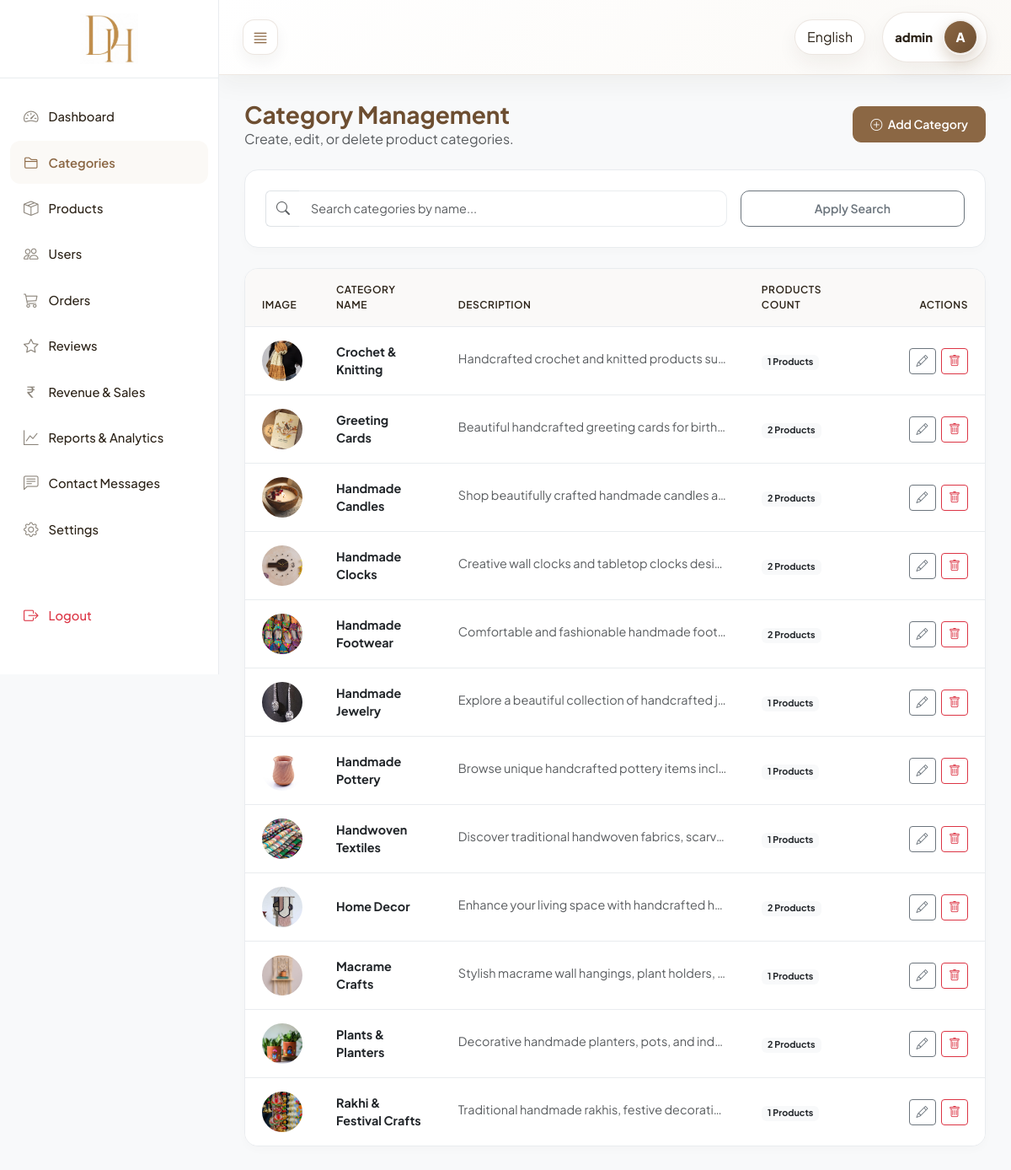
/custom-admin/categories/ (signed in), run on the app's committed database.
### core/models.py (models this page shows, shortened)
class Category(models.Model):
    name_en = models.CharField(max_length=100)
    name_hi = models.CharField(max_length=100, blank=True, default="")
    image = models.ImageField(upload_to="category_images/", blank=True, null=True)
    description_en = models.TextField()
    description_hi = models.TextField(blank=True, default="")
    created_at = models.DateTimeField(auto_now_add=True)
    class Meta:
        ordering = ["name_en"]
        verbose_name = "Category"
        verbose_name_plural = "Categories"
    @property
    def name(self):
        from django.utils.translation import get_language
        if get_language() == "hi":
            return self.name_hi or self.name_en
        return self.name_en or self.name_hi
    @property
    def description(self):
        from django.utils.translation import get_language
        if get_language() == "hi":
            return self.description_hi or self.description_en
        return self.description_en or self.description_hi

### core/views_admin.py (the view)
# urls.py: path("custom-admin/categories/", views_admin.admin_category_list, name="admin_category_list"),
@custom_admin_required
def admin_category_list(request):
    query = request.GET.get("q", "").strip()
    categories_qs = Category.objects.annotate(prod_count=Count("products")).order_by("name_en")
    if query:
        categories_qs = categories_qs.filter(Q(name_en__icontains=query) | Q(name_hi__icontains=query))
    return render(request, "admin_panel/categories/list.html", {"categories": categories_qs, "query": query})

### core/context_processors.py (called while the page is built)
def cart_count(request):
    registration_id = request.session.get("registration_id")
    if not registration_id:
        return {"cart_count": 0}
    quantities = Cart.objects.filter(user_id=registration_id).values_list(
        "quantity", flat=True
    )
    return {"cart_count": sum(quantities)}

def currency_context(request):
    currency = get_user_currency(request)
    return {
        "currency_code": currency["code"],
        "currency_symbol": currency["symbol"],
        "currency_rate": currency["rate"],
    }

### core/currency_utils.py (called while the page is built, shortened)
def get_currency_from_phone(mobile):
    if not mobile:
        return {"code": "INR", "symbol": "₹", "rate": 1.0}
    mobile = mobile.strip()
    if mobile.startswith("+91"):
        return {"code": "INR", "symbol": "₹", "rate": 1.0}
    elif mobile.startswith("+44"):
        return {"code": "GBP", "symbol": "£", "rate": 0.0094}
    elif mobile.startswith("+971"):
        return {"code": "AED", "symbol": "د.إ", "rate": 0.044}
    elif mobile.startswith("+61"):
        return {"code": "AUD", "symbol": "A$", "rate": 0.018}
    elif mobile.startswith("+64"):
        return {"code": "NZD", "symbol": "NZ$", "rate": 0.020}
    return {"code": "INR", "symbol": "₹", "rate": 1.0}

### core/views_admin.py (called while the page is built)
def custom_admin_required(view_func):
    @wraps(view_func)
    def wrapper(request, *args, **kwargs):
        if not request.session.get("is_admin_logged_in"):
            messages.error(request, _("Please login as admin to access this panel."))
            return redirect("core:admin_login")
        return view_func(request, *args, **kwargs)
    return wrapper

### templates/admin_panel/categories/list.html (shortened to what this page needs)
{% extends "admin_panel/base.html" %}
{% load i18n %}
{% block active_categories %}active{% endblock %}
{% block admin_content %}
<div class="d-flex flex-column flex-sm-row justify-content-between align-items-sm-center gap-3 mb-4">
    <div>
        <h1 class="h3 mb-0 fw-bold" style="color: var(--admin-primary-dark);">{% translate "Category Management" %}</h1>
        <p class="text-muted mb-0">{% translate "Create, edit, or delete product categories." %}</p>
    </div>
    <div>
        <a href="{% url 'core:admin_category_add' %}" class="btn btn-admin btn-admin-primary">
            <i class="bi bi-plus-circle me-1"></i> {% translate "Add Category" %}
        </a>
    </div>
</div>
<div class="admin-card p-4 mb-4 bg-white">
    <form method="get" action="{% url 'core:admin_category_list' %}" class="row g-3">
        <div class="col-12 col-md-8">
            <div class="input-group">
                <span class="input-group-text bg-white border-end-0"><i class="bi bi-search text-muted"></i></span>
                <input type="text" class="form-control border-start-0 admin-form-control" name="q" value="{{ query }}" placeholder="{% translate 'Search categories by name...' %}">
            </div>
        </div>
        <div class="col-12 col-md-4 d-grid">
            <button type="submit" class="btn btn-outline-secondary btn-admin">{% translate "Apply Search" %}</button>
        </div>
    </form>
</div>
<div class="admin-table-container">
    <table class="table admin-table align-middle">
        <thead>
            <tr>
                <th style="width: 80px;">{% translate "Image" %}</th>
                <th>{% translate "Category Name" %}</th>
                <th>{% translate "Description" %}</th>
                <th>{% translate "Products Count" %}</th>
                <th style="width: 160px;" class="text-end">{% translate "Actions" %}</th>
            </tr>
        </thead>
        <tbody>
            {% for cat in categories %}
            <tr>
                <td>
                    {% if cat.image %}
                        <img src="{{ cat.image.url }}" alt="{{ cat.name }}" class="rounded-circle" style="width: 48px; height: 48px; object-fit: cover;">
                    {% else %}
                        <div class="rounded-circle bg-light d-flex align-items-center justify-content-center text-muted" style="width: 48px; height: 48px; font-weight: 600;">
                            {{ cat.name|slice:":1" }}
                        </div>
                    {% endif %}
                </td>
                <td><strong class="text-dark">{{ cat.name }}</strong></td>
                <td><span class="text-muted text-truncate d-inline-block" style="max-width: 320px;">{{ cat.description }}</span></td>
                <td><span class="badge bg-light text-dark fw-bold">{{ cat.prod_count }} {% translate "Products" %}</span></td>
                <td class="text-end">
                    <a href="{% url 'core:admin_category_edit' cat.pk %}" class="btn btn-sm btn-outline-secondary me-1" title="{% translate 'Edit' %}">
                        <i class="bi bi-pencil"></i>
                    </a>
                    <button class="btn btn-sm btn-outline-danger" data-bs-toggle="modal" data-bs-target="#deleteModal{{ cat.pk }}" title="{% translate 'Delete' %}">
                        <i class="bi bi-trash"></i>
                    </button>
                </td>
            </tr>
            {% empty %}
            <tr>
                <td colspan="5" class="text-center py-4 text-muted">{% translate "No categories found matching your query." %}</td>
            </tr>
            {% endfor %}
        </tbody>
    </table>
</div>
{% endblock %}

### templates/admin_panel/base.html (style rules this page uses)
:root { --admin-primary: #8b6744; --admin-primary-dark: #6d4e31; --admin-primary-light: #fbf9f6; --admin-text-dark: #2c2318; --admin-text-muted: #8c857b; --admin-bg-light: #f8f9fa; --admin-border: #e9ecef; --admin-sidebar-width: 260px; --admin-sidebar-collapsed-width: 70px; --font-display: 'Plus Jakarta Sans', sans-serif; --font-body: 'Plus Jakarta Sans', sans-serif; }
body { font-family: var(--font-body); background-color: var(--admin-bg-light); color: var(--admin-text-dark); min-height: 100vh; overflow-x: hidden; }
.admin-card { background-color: #ffffff; border: 1px solid var(--admin-border); border-radius: 16px; box-shadow: 0 4px 12px rgba(44, 35, 24, 0.02); transition: all 0.25s ease; }
.admin-table-container { background: #ffffff; border: 1px solid var(--admin-border); border-radius: 16px; overflow: hidden; box-shadow: 0 4px 12px rgba(44, 35, 24, 0.02); }
.admin-table { margin-bottom: 0; font-size: 0.9rem; }
.admin-table th { background-color: #faf9f8; color: var(--admin-text-dark); font-weight: 600; text-transform: uppercase; font-size: 0.75rem; letter-spacing: 0.5px; padding: 16px 20px; border-bottom: 1px solid var(--admin-border); }
.admin-table td { padding: 16px 20px; vertical-align: middle; border-bottom: 1px solid var(--admin-border); }
.admin-table tr:last-child td { border-bottom: none; }
.admin-form-control { border-radius: 10px; border: 1.5px solid var(--admin-border); padding: 10px 14px; font-size: 0.9rem; transition: all 0.2s ease; }
.btn-admin { border-radius: 10px; padding: 10px 20px; font-weight: 600; font-size: 0.88rem; transition: background-color 0.2s ease, border-color 0.2s ease, color 0.2s ease, box-shadow 0.2s ease; }
.btn, .btn:hover, .btn:focus, .btn:active, .btn.active { opacity: 1; visibility: visible; }
.btn-admin-primary { --bs-btn-color: #ffffff; --bs-btn-bg: var(--admin-primary); --bs-btn-border-color: var(--admin-primary); --bs-btn-hover-color: #ffffff; --bs-btn-hover-bg: var(--admin-primary-dark); --bs-btn-hover-border-color: var(--admin-primary-dark); --bs-btn-focus-shadow-rgb: 139, 103, 68; --bs-btn-active-color: #ffffff; --bs-btn-active-bg: var(--admin-primary-dark); --bs-btn-active-border-color: var(--admin-primary-dark); background-color: var(--admin-primary); color: #ffffff; border: 1px solid var(--admin-primary); }

### data on the page
Category: image (picture), name "Crochet & Knitting", description "Handcrafted crochet and knitted products su…", prod_count "1"
Category: image (picture), name "Greeting Cards", description "Beautiful handcrafted greeting cards for birth…", prod_count "2"
Category: image (picture), name "Handmade Candles", description "Shop beautifully crafted handmade candles a…", prod_count "2"
Category: image (picture), name "Handmade Clocks", description "Creative wall clocks and tabletop clocks desi…", prod_count "2"
Category: image (picture), name "Handmade Footwear", description "Comfortable and fashionable handmade foot…", prod_count "2"
Category: image (picture), name "Handmade Jewelry", description "Explore a beautiful collection of handcrafted j…", prod_count "1"
Category: image (picture), name "Handmade Pottery", description "Browse unique handcrafted pottery items incl…", prod_count "1"
Category: image (picture), name "Handwoven Textiles", description "Discover traditional handwoven fabrics, scarv…", prod_count "1"
Category: image (picture), name "Home Decor", description "Enhance your living space with handcrafted h…", prod_count "2"
Category: image (picture), name "Macrame Crafts", description "Stylish macrame wall hangings, plant holders,…", prod_count "1"
Category: image (picture), name "Plants & Planters", description "Decorative handmade planters, pots, and ind…", prod_count "2"
Category: image (picture), name "Rakhi & Festival Crafts", description "Traditional handmade rakhis, festive decorati…", prod_count "1"

### other printed values
{{ request.session.admin_username|default:"Admin" }} "admin"
